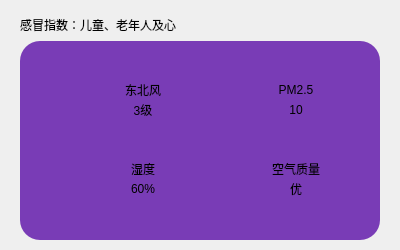
    <widget class="QWidget" name="widget_4" native="true">
     <property name="geometry">
      <rect>
       <x>0</x>
       <y>200</y>
       <width>400</width>
       <height>250</height>
      </rect>
     </property>
     <property name="sizePolicy">
      <sizepolicy hsizetype="Fixed" vsizetype="Fixed">
       <horstretch>0</horstretch>
       <verstretch>0</verstretch>
      </sizepolicy>
     </property>
     <property name="minimumSize">
      <size>
       <width>400</width>
       <height>250</height>
      </size>
     </property>
     <property name="maximumSize">
      <size>
       <width>400</width>
       <height>250</height>
      </size>
     </property>
     <layout class="QVBoxLayout" name="verticalLayout_2">
      <property name="spacing">
       <number>6</number>
      </property>
      <property name="leftMargin">
       <number>20</number>
      </property>
      <property name="topMargin">
       <number>5</number>
      </property>
      <property name="rightMargin">
       <number>20</number>
      </property>
      <property name="bottomMargin">
       <number>10</number>
      </property>
      <item>
       <spacer name="verticalSpacer">
        <property name="orientation">
         <enum>Qt::Vertical</enum>
        </property>
        <property name="sizeType">
         <enum>QSizePolicy::Fixed</enum>
        </property>
        <property name="sizeHint" stdset="0">
         <size>
          <width>20</width>
          <height>10</height>
         </size>
        </property>
       </spacer>
      </item>
      <item>
       <widget class="QLabel" name="lbTips">
        <property name="sizePolicy">
         <sizepolicy hsizetype="Expanding" vsizetype="Expanding">
          <horstretch>0</horstretch>
          <verstretch>0</verstretch>
         </sizepolicy>
        </property>
        <property name="maximumSize">
         <size>
          <width>16777215</width>
          <height>20</height>
         </size>
        </property>
        <property name="baseSize">
         <size>
          <width>0</width>
          <height>20</height>
         </size>
        </property>
        <property name="styleSheet">
         <string notr="true">background-color: rgba(255, 255, 255, 0);</string>
        </property>
        <property name="text">
         <string>感冒指数：儿童、老年人及心</string>
        </property>
        <property name="wordWrap">
         <bool>true</bool>
        </property>
       </widget>
      </item>
      <item>
       <widget class="QWidget" name="widget_11" native="true">
        <property name="styleSheet">
         <string notr="true">border-top-left-radius:20px;
border-top-right-radius:20px;
border-bottom-left-radius:20px;
border-bottom-right-radius:20px;
background-color: rgb(121, 60, 182);</string>
        </property>
        <layout class="QGridLayout" name="gridLayout_5">
         <property name="leftMargin">
          <number>5</number>
         </property>
         <property name="topMargin">
          <number>5</number>
         </property>
         <property name="rightMargin">
          <number>5</number>
         </property>
         <property name="bottomMargin">
          <number>5</number>
         </property>
         <property name="spacing">
          <number>5</number>
         </property>
         <item row="1" column="1">
          <widget class="QWidget" name="widget_14" native="true">
           <property name="minimumSize">
            <size>
             <width>100</width>
             <height>40</height>
            </size>
           </property>
           <property name="maximumSize">
            <size>
             <width>100</width>
             <height>40</height>
            </size>
           </property>
           <layout class="QHBoxLayout" name="horizontalLayout_3">
            <property name="spacing">
             <number>0</number>
            </property>
            <property name="leftMargin">
             <number>0</number>
            </property>
            <property name="topMargin">
             <number>0</number>
            </property>
            <property name="rightMargin">
             <number>0</number>
            </property>
            <property name="bottomMargin">
             <number>0</number>
            </property>
            <item>
             <widget class="QLabel" name="lbAqiIcon">
              <property name="minimumSize">
               <size>
                <width>40</width>
                <height>40</height>
               </size>
              </property>
              <property name="maximumSize">
               <size>
                <width>40</width>
                <height>40</height>
               </size>
              </property>
              <property name="text">
               <string/>
              </property>
              <property name="pixmap">
               <pixmap resource="res.qrc">:/res/png/air.png</pixmap>
              </property>
             </widget>
            </item>
            <item>
             <widget class="QWidget" name="widget_15" native="true">
              <layout class="QVBoxLayout" name="verticalLayout_4">
               <property name="spacing">
                <number>0</number>
               </property>
               <property name="leftMargin">
                <number>0</number>
               </property>
               <property name="topMargin">
                <number>0</number>
               </property>
               <property name="rightMargin">
                <number>0</number>
               </property>
               <property name="bottomMargin">
                <number>0</number>
               </property>
               <item>
                <widget class="QLabel" name="lbAqi">
                 <property name="minimumSize">
                  <size>
                   <width>60</width>
                   <height>20</height>
                  </size>
                 </property>
                 <property name="maximumSize">
                  <size>
                   <width>60</width>
                   <height>20</height>
                  </size>
                 </property>
                 <property name="text">
                  <string>空气质量</string>
                 </property>
                 <property name="alignment">
                  <set>Qt::AlignCenter</set>
                 </property>
                </widget>
               </item>
               <item>
                <widget class="QLabel" name="lbAqiValue">
                 <property name="minimumSize">
                  <size>
                   <width>60</width>
                   <height>20</height>
                  </size>
                 </property>
                 <property name="maximumSize">
                  <size>
                   <width>60</width>
                   <height>20</height>
                  </size>
                 </property>
                 <property name="text">
                  <string>优</string>
                 </property>
                 <property name="alignment">
                  <set>Qt::AlignCenter</set>
                 </property>
                </widget>
               </item>
              </layout>
             </widget>
            </item>
           </layout>
          </widget>
         </item>
         <item row="0" column="1">
          <widget class="QWidget" name="widget_16" native="true">
           <property name="minimumSize">
            <size>
             <width>100</width>
             <height>40</height>
            </size>
           </property>
           <property name="maximumSize">
            <size>
             <width>100</width>
             <height>40</height>
            </size>
           </property>
           <layout class="QHBoxLayout" name="horizontalLayout_4">
            <property name="spacing">
             <number>0</number>
            </property>
            <property name="leftMargin">
             <number>0</number>
            </property>
            <property name="topMargin">
             <number>0</number>
            </property>
            <property name="rightMargin">
             <number>0</number>
            </property>
            <property name="bottomMargin">
             <number>0</number>
            </property>
            <item>
             <widget class="QLabel" name="lbPmIcon">
              <property name="minimumSize">
               <size>
                <width>40</width>
                <height>40</height>
               </size>
              </property>
              <property name="maximumSize">
               <size>
                <width>40</width>
                <height>40</height>
               </size>
              </property>
              <property name="text">
               <string/>
              </property>
              <property name="pixmap">
               <pixmap resource="res.qrc">:/res/png/PM2.5.png</pixmap>
              </property>
              <property name="alignment">
               <set>Qt::AlignCenter</set>
              </property>
             </widget>
            </item>
            <item>
             <widget class="QWidget" name="widget_17" native="true">
              <layout class="QVBoxLayout" name="verticalLayout_5">
               <property name="spacing">
                <number>0</number>
               </property>
               <property name="leftMargin">
                <number>0</number>
               </property>
               <property name="topMargin">
                <number>0</number>
               </property>
               <property name="rightMargin">
                <number>0</number>
               </property>
               <property name="bottomMargin">
                <number>0</number>
               </property>
               <item>
                <widget class="QLabel" name="lbPm">
                 <property name="minimumSize">
                  <size>
                   <width>60</width>
                   <height>20</height>
                  </size>
                 </property>
                 <property name="maximumSize">
                  <size>
                   <width>60</width>
                   <height>20</height>
                  </size>
                 </property>
                 <property name="text">
                  <string>PM2.5</string>
                 </property>
                 <property name="alignment">
                  <set>Qt::AlignCenter</set>
                 </property>
                </widget>
               </item>
               <item>
                <widget class="QLabel" name="lbPmValue">
                 <property name="minimumSize">
                  <size>
                   <width>60</width>
                   <height>20</height>
                  </size>
                 </property>
                 <property name="maximumSize">
                  <size>
                   <width>60</width>
                   <height>20</height>
                  </size>
                 </property>
                 <property name="text">
                  <string>10</string>
                 </property>
                 <property name="alignment">
                  <set>Qt::AlignCenter</set>
                 </property>
                </widget>
               </item>
              </layout>
             </widget>
            </item>
           </layout>
          </widget>
         </item>
         <item row="0" column="0">
          <widget class="QWidget" name="widget_12" native="true">
           <property name="minimumSize">
            <size>
             <width>100</width>
             <height>40</height>
            </size>
           </property>
           <property name="maximumSize">
            <size>
             <width>100</width>
             <height>40</height>
            </size>
           </property>
           <layout class="QHBoxLayout" name="horizontalLayout_2">
            <property name="spacing">
             <number>0</number>
            </property>
            <property name="leftMargin">
             <number>0</number>
            </property>
            <property name="topMargin">
             <number>0</number>
            </property>
            <property name="rightMargin">
             <number>0</number>
            </property>
            <property name="bottomMargin">
             <number>0</number>
            </property>
            <item>
             <widget class="QLabel" name="lbFxIcon">
              <property name="minimumSize">
               <size>
                <width>40</width>
                <height>40</height>
               </size>
              </property>
              <property name="maximumSize">
               <size>
                <width>40</width>
                <height>40</height>
               </size>
              </property>
              <property name="text">
               <string/>
              </property>
              <property name="pixmap">
               <pixmap resource="res.qrc">:/res/png/wind.png</pixmap>
              </property>
              <property name="alignment">
               <set>Qt::AlignCenter</set>
              </property>
             </widget>
            </item>
            <item>
             <widget class="QWidget" name="widget_13" native="true">
              <layout class="QVBoxLayout" name="verticalLayout_3">
               <property name="spacing">
                <number>0</number>
               </property>
               <property name="leftMargin">
                <number>0</number>
               </property>
               <property name="topMargin">
                <number>0</number>
               </property>
               <property name="rightMargin">
                <number>0</number>
               </property>
               <property name="bottomMargin">
                <number>0</number>
               </property>
               <item>
                <widget class="QLabel" name="lbFx">
                 <property name="maximumSize">
                  <size>
                   <width>60</width>
                   <height>20</height>
                  </size>
                 </property>
                 <property name="text">
                  <string>东北风</string>
                 </property>
                 <property name="alignment">
                  <set>Qt::AlignCenter</set>
                 </property>
                </widget>
               </item>
               <item>
                <widget class="QLabel" name="lbFl">
                 <property name="maximumSize">
                  <size>
                   <width>60</width>
                   <height>20</height>
                  </size>
                 </property>
                 <property name="text">
                  <string>3级</string>
                 </property>
                 <property name="alignment">
                  <set>Qt::AlignCenter</set>
                 </property>
                </widget>
               </item>
              </layout>
             </widget>
            </item>
           </layout>
          </widget>
         </item>
         <item row="1" column="0">
          <widget class="QWidget" name="widget_18" native="true">
           <property name="minimumSize">
            <size>
             <width>100</width>
             <height>40</height>
            </size>
           </property>
           <property name="maximumSize">
            <size>
             <width>100</width>
             <height>40</height>
            </size>
           </property>
           <layout class="QHBoxLayout" name="horizontalLayout_5">
            <property name="spacing">
             <number>0</number>
            </property>
            <property name="leftMargin">
             <number>0</number>
            </property>
            <property name="topMargin">
             <number>0</number>
            </property>
            <property name="rightMargin">
             <number>0</number>
            </property>
            <property name="bottomMargin">
             <number>0</number>
            </property>
            <item>
             <widget class="QLabel" name="lbHumIcon">
              <property name="minimumSize">
               <size>
                <width>40</width>
                <height>40</height>
               </size>
              </property>
              <property name="maximumSize">
               <size>
                <width>40</width>
                <height>40</height>
               </size>
              </property>
              <property name="text">
               <string/>
              </property>
              <property name="pixmap">
               <pixmap resource="res.qrc">:/res/png/humidity.png</pixmap>
              </property>
              <property name="alignment">
               <set>Qt::AlignCenter</set>
              </property>
             </widget>
            </item>
            <item>
             <widget class="QWidget" name="widget_19" native="true">
              <layout class="QVBoxLayout" name="verticalLayout_6">
               <property name="spacing">
                <number>0</number>
               </property>
               <property name="leftMargin">
                <number>0</number>
               </property>
               <property name="topMargin">
                <number>0</number>
               </property>
               <property name="rightMargin">
                <number>0</number>
               </property>
               <property name="bottomMargin">
                <number>0</number>
               </property>
               <item>
                <widget class="QLabel" name="lbHum">
                 <property name="minimumSize">
                  <size>
                   <width>60</width>
                   <height>20</height>
                  </size>
                 </property>
                 <property name="maximumSize">
                  <size>
                   <width>60</width>
                   <height>20</height>
                  </size>
                 </property>
                 <property name="text">
                  <string>湿度</string>
                 </property>
                 <property name="alignment">
                  <set>Qt::AlignCenter</set>
                 </property>
                </widget>
               </item>
               <item>
                <widget class="QLabel" name="lbHumValue">
                 <property name="text">
                  <string>60%</string>
                 </property>
                 <property name="alignment">
                  <set>Qt::AlignCenter</set>
                 </property>
                </widget>
               </item>
              </layout>
             </widget>
            </item>
           </layout>
          </widget>
         </item>
        </layout>
       </widget>
      </item>
     </layout>
    </widget>
